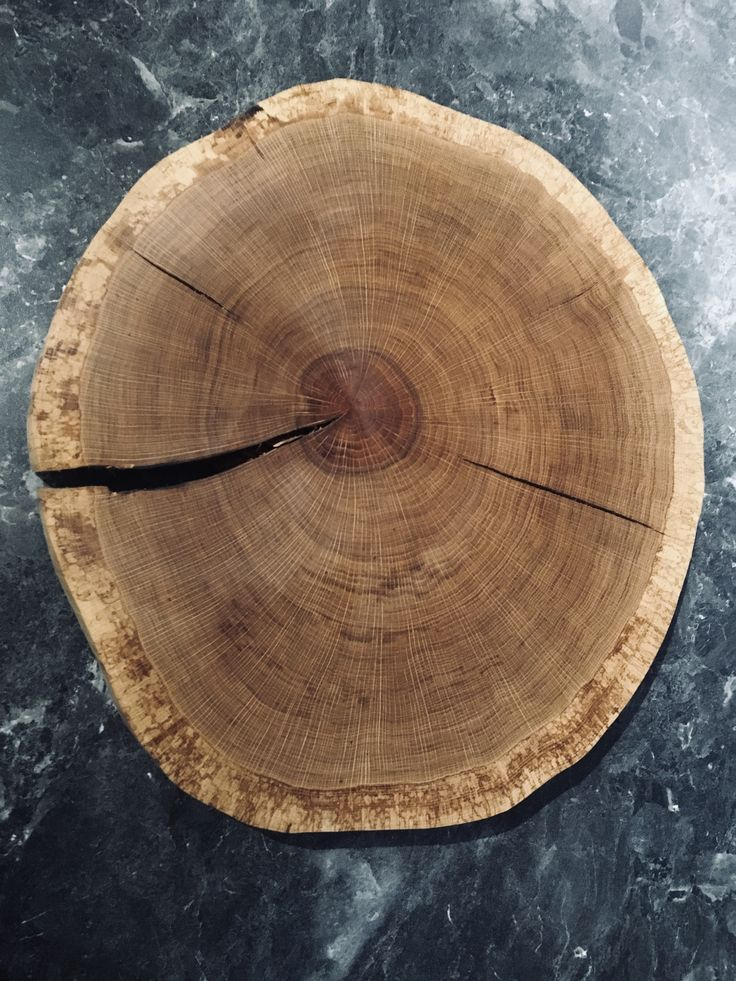
#> input picture dataset/jati/jati (1).jpg, 736 x 981 px; its folder holds only this picture in this run
$ python main.py   (older library calls are emulated)
#> lines starting #> are read from the running program, lines starting #| are printed output that depends on the picture
### preprocess.py
import cv2

IMAGE_SIZE = (30, 30)


def preprocess_image(image_path):

    # Baca gambar
#> called with image_path = 'dataset/jati/jati (1).jpg'
    image = cv2.imread(image_path)
#> image is the input picture: shape (981, 736, 3); mean B, G, R 90.9, 102.9, 117.2

    # Resize
    resized = cv2.resize(
        image,
        IMAGE_SIZE
    )
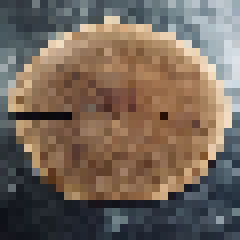
#> resized: shape (30, 30, 3) (shown 8 times larger); mean B, G, R 90.5, 102.4, 116.6

    # Grayscale
    gray = cv2.cvtColor(
        resized,
        cv2.COLOR_BGR2GRAY
    )
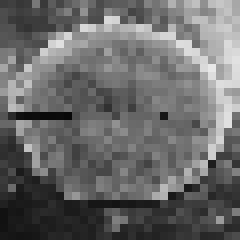
#> gray: shape (30, 30) (shown 8 times larger); min 8, max 232, mean 105.3

    # Kuantisasi 8 level
    quantized = gray // 32
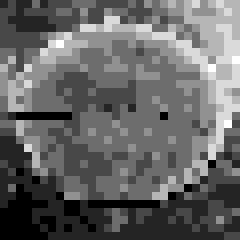
#> quantized: shape (30, 30) (shown 8 times larger); min 0, max 7, mean 2.8; drawn with min black and max white

    return image, resized, gray, quantized

### glcm_feature.py
import numpy as np

from skimage.feature import (
    graycomatrix,
    graycoprops
)


def extract_glcm_features(gray_image):

    distances = [1]

    angles = [
        0,
        np.pi / 4,
        np.pi / 2,
        3 * np.pi / 4
    ]

    glcm = graycomatrix(
        gray_image,
        distances=distances,
        angles=angles,
        levels=8,
        symmetric=True,
        normed=True
    )

    features = []

    properties = [
        'contrast',
        'correlation',
        'energy',
        'homogeneity'
    ]

    for prop in properties:

        value = graycoprops(
            glcm,
            prop
        )

        features.extend(
            value.flatten()
        )
#> this loop made 4 passes
#> value on passes 1 to 4: [[1.18, 1.72, 1.56, 1.7]], [[0.755, 0.64, 0.679, 0.645]], [[0.265, 0.249, 0.252, 0.247]], [[0.713, 0.66, 0.674, 0.644]]
#> after the loop, features = [1.18, 1.72, 1.56, 1.7, 0.755, 0.64, 0.679, 0.645, 0.265, 0.249, 0.252, 0.247, 0.713, 0.66, 0.674, 0.644]

    # Entropy
    entropy = -np.sum(
        glcm * np.log2(glcm + 1e-10)
    )
#> entropy = 18.48

    features.append(entropy)

    # Variance
    variance = np.var(gray_image)
#> variance = 2.45

    features.append(variance)

    return np.array(features)

### dataset_loader.py
import os
import numpy as np

from preprocess import preprocess_image
from glcm_feature import extract_glcm_features


def load_dataset(dataset_path):

    data = []

    labels = []

    for label in os.listdir(dataset_path):

        label_path = os.path.join(
            dataset_path,
            label
        )

        if os.path.isdir(label_path):

            for file in os.listdir(label_path):

                file_path = os.path.join(
                    label_path,
                    file
                )

                _, _, _, quantized = preprocess_image(
                    file_path
                )

                features = extract_glcm_features(
                    quantized
                )
#> features = 18 values, max 18.48 at index 16, min 0.247 at index 11, mean 1.86

                data.append(features)

                labels.append(label)
#> pass 2 of the loop in load_dataset, `for label in os.listdir(dataset_path):`:
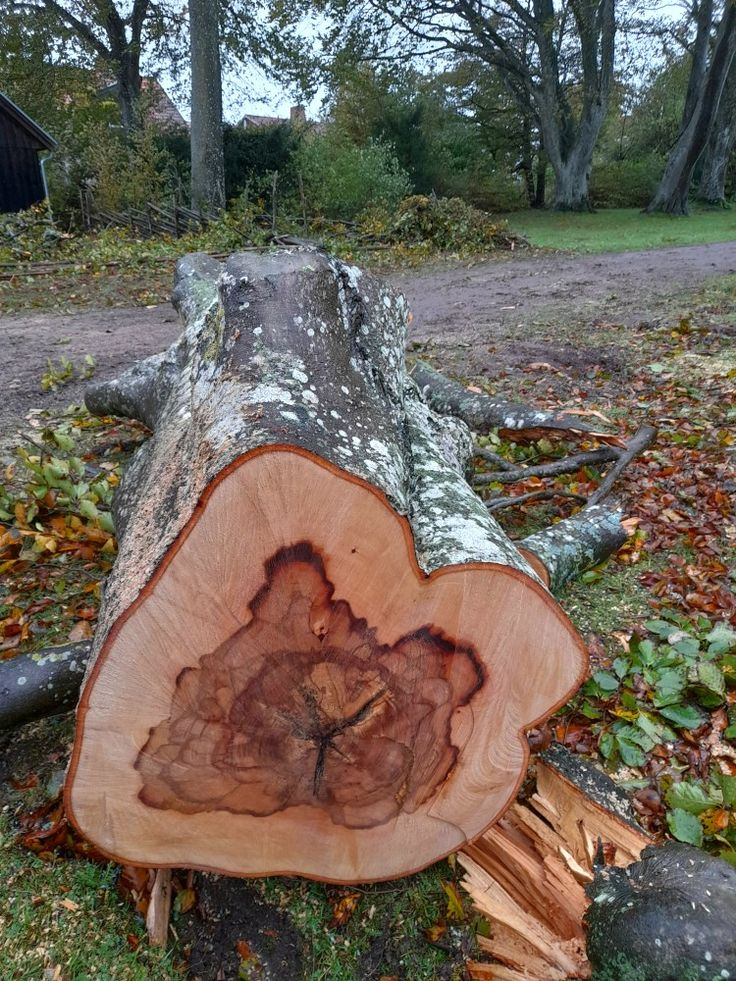
#> input picture dataset/mahoni/mahoni (1).jpg, 736 x 981 px
#> in preprocess_image, image is the input picture: shape (981, 736, 3); mean B, G, R 88.7, 100.4, 110.9
#> in preprocess_image (call 2), `resized = cv2.resize( image, IMAGE_SIZE )`:
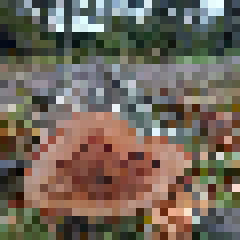
#> resized: shape (30, 30, 3) (shown 8 times larger); mean B, G, R 90.1, 102.2, 112.6
#> in preprocess_image (call 2), `quantized = gray // 32`:
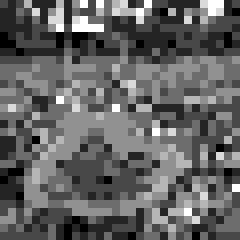
#> quantized: shape (30, 30) (shown 8 times larger); min 0, max 7, mean 2.74; drawn with min black and max white
#> the loop in extract_glcm_features (call 2), `for prop in properties: ` made 4 passes
#> value on passes 1 to 4: [[2.75, 3.24, 2.75, 3.15]], [[0.363, 0.229, 0.346, 0.252]], [[0.221, 0.207, 0.213, 0.211]], [[0.575, 0.511, 0.536, 0.535]]
#> in load_dataset, `features = extract_glcm_features( quantized )`: features = 18 values, max 19.61 at index 16, min 0.207 at index 9, mean 2.1

    return np.array(data), np.array(labels)

### main.py
import os
import cv2

from preprocess import preprocess_image
from glcm_feature import extract_glcm_features
from dataset_loader import load_dataset
from classifier import classify_euclidean

# Folder project
BASE_DIR = os.path.dirname(os.path.abspath(__file__))

# Folder dataset
DATASET_PATH = os.path.join(BASE_DIR, 'dataset')

# Gambar testing
TEST_IMAGE = os.path.join(
    BASE_DIR,
    'testing',
    'gambar_uji.jpg'
)

print('Loading dataset...')

train_data, train_labels = load_dataset(DATASET_PATH)

print('Processing testing image...')

test_gray = preprocess_image(TEST_IMAGE)
#> call 3 of preprocess_image, with image_path = 'testing/gambar_uji.jpg'
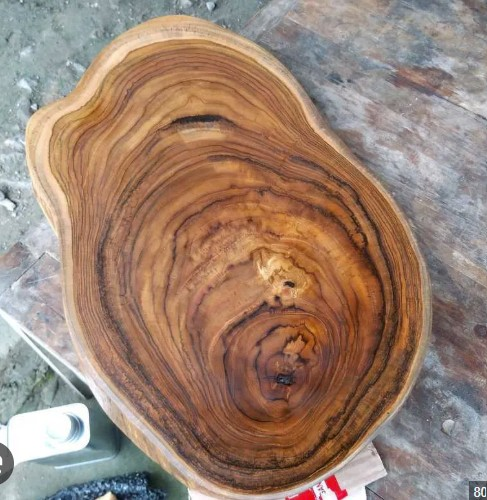
#> input picture testing/gambar_uji.jpg, 487 x 500 px
#> in preprocess_image, image is the input picture: shape (500, 487, 3); mean B, G, R 115.5, 131.1, 156.1
#> in preprocess_image (call 3), `resized = cv2.resize( image, IMAGE_SIZE )`:
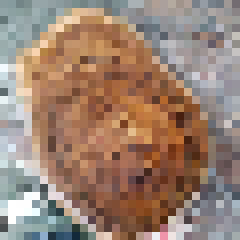
#> resized: shape (30, 30, 3) (shown 8 times larger); mean B, G, R 114.8, 130.1, 155
#> in preprocess_image (call 3), `gray = cv2.cvtColor( resized, cv2.COLOR_BGR2GRAY )`:
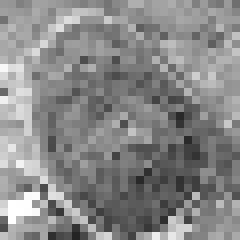
#> gray: shape (30, 30) (shown 8 times larger); min 36, max 255, mean 135.8
#> in preprocess_image (call 3), `quantized = gray // 32`:
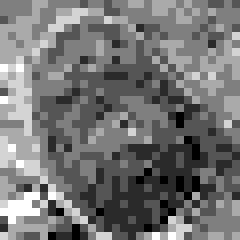
#> quantized: shape (30, 30) (shown 8 times larger); min 1, max 7, mean 3.74; drawn with min black and max white

#> (the run stopped early here; a loop or call above may not have finished)
